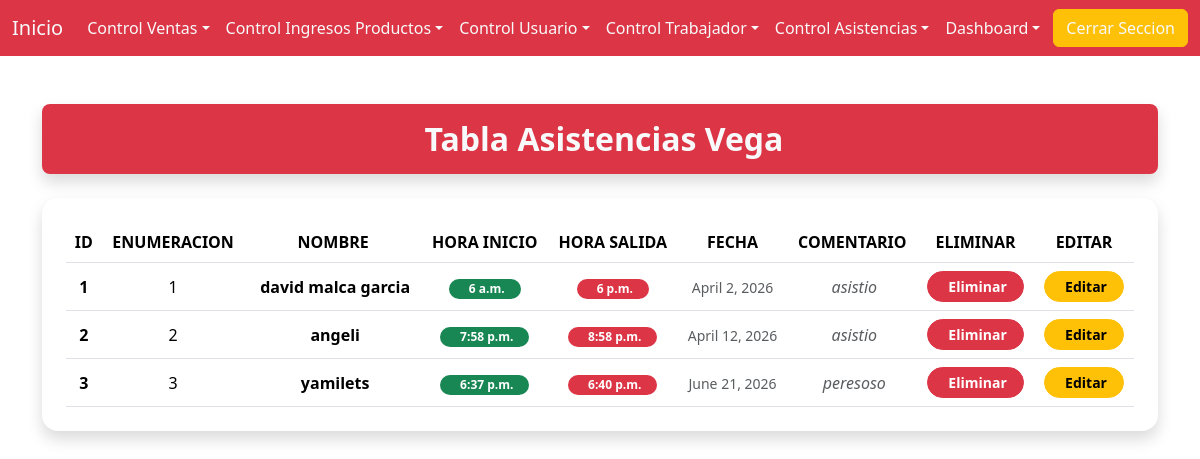
The page /enlace_tabla_registro_asistencias/ on the database its author committed.
### app/models.py (models this page shows, shortened)
class bd_tabla_asistencias(models.Model):
    Enumeracion_Asistencias = models.CharField(max_length=250)
    Nombre_Asistencias = models.CharField(max_length=250)
    Hora_Inicio_Asistencias = models.TimeField()
    Hora_Final_Asistencias = models.TimeField()
    Fecha_Asistencias = models.DateField()
    Comentario_Asistencias = models.CharField()

### app/views.py (the view)
# urls.py: path('enlace_tabla_registro_asistencias/' , views.enlace_tabla_registro_asistencias),
def enlace_tabla_registro_asistencias(request):
    asistencia = bd_tabla_asistencias.objects.all()
    return render(request , "tabla_registro_asistencias.html" , {
        'asistencias' : asistencia
    })

### app/templates/tabla_registro_asistencias.html (shortened to what this page needs)
{% extends "barra_menu.html" %}
{% block contenedor %}
<div class="container my-5">
  <div class="p-3 text-center text-light rounded-3 shadow mb-4 bg-danger">
    <h2 class="m-0 fw-bold">Tabla Asistencias Vega</h2>
  </div>
  <div class="card shadow border-0 rounded-4">
    <div class="card-body p-4">
      <div class="table-responsive">
        <table class="table table-hover align-middle text-center mb-0">
          <thead style="background: linear-gradient(90deg, var(--bs-purple), var(--bs-indigo));" class="text-white">
            <tr>
              <th>ID</th>
              <th>ENUMERACION</th>
              <th>NOMBRE</th>
              <th>HORA INICIO</th>
              <th>HORA SALIDA</th>
              <th>FECHA</th>
              <th>COMENTARIO</th>
              <th>ELIMINAR</th>
              <th>EDITAR</th>
            </tr>
          </thead>
          <tbody>
            {% for x in asistencias %}
              <tr>
                <th>{{ forloop.counter }}</th>
                <td>{{ x.Enumeracion_Asistencias }}</td>
                <td class="fw-semibold">
                  {{ x.Nombre_Asistencias }}
                </td>
                <td>
                  <span class="badge bg-success rounded-pill px-3">
                    {{ x.Hora_Inicio_Asistencias }}
                  </span>
                </td>
                <td>
                  <span class="badge bg-danger rounded-pill px-3">
                    {{ x.Hora_Final_Asistencias }}
                  </span>
                </td>
                <td><small class="text-muted">{{ x.Fecha_Asistencias }}</small></td>
                <td>
                  <span class="text-muted fst-italic">
                    {{ x.Comentario_Asistencias }}
                  </span>
                </td>
                <td>
                  <a class="btn btn-danger btn-sm fw-semibold rounded-pill px-3"
                     href="logica_eliminar_asistencias/{{ x.Enumeracion_Asistencias }}">
                    Eliminar
                  </a>
                </td>
                <td>
                  <a class="btn btn-warning btn-sm fw-semibold rounded-pill px-3"
                     href="enlace_actualizar_asistencias/{{ x.Enumeracion_Asistencias }}">
                    Editar
                  </a>
                </td>
              </tr>
            {% endfor %}
          </tbody>
        </table>
      </div>
    </div>
  </div>
</div>
{% endblock %}

### rows shown on the page
bd_tabla_asistencias: Enumeracion_Asistencias "1", Nombre_Asistencias "david malca garcia", Hora_Inicio_Asistencias "6 a.m.", Hora_Final_Asistencias "6 p.m.", Fecha_Asistencias "April 2, 2026", Comentario_Asistencias "asistio"
bd_tabla_asistencias: Enumeracion_Asistencias "2", Nombre_Asistencias "angeli", Hora_Inicio_Asistencias "7:58 p.m.", Hora_Final_Asistencias "8:58 p.m.", Fecha_Asistencias "April 12, 2026", Comentario_Asistencias "asistio"
bd_tabla_asistencias: Enumeracion_Asistencias "3", Nombre_Asistencias "yamilets", Hora_Inicio_Asistencias "6:37 p.m.", Hora_Final_Asistencias "6:40 p.m.", Fecha_Asistencias "June 21, 2026", Comentario_Asistencias "peresoso"
